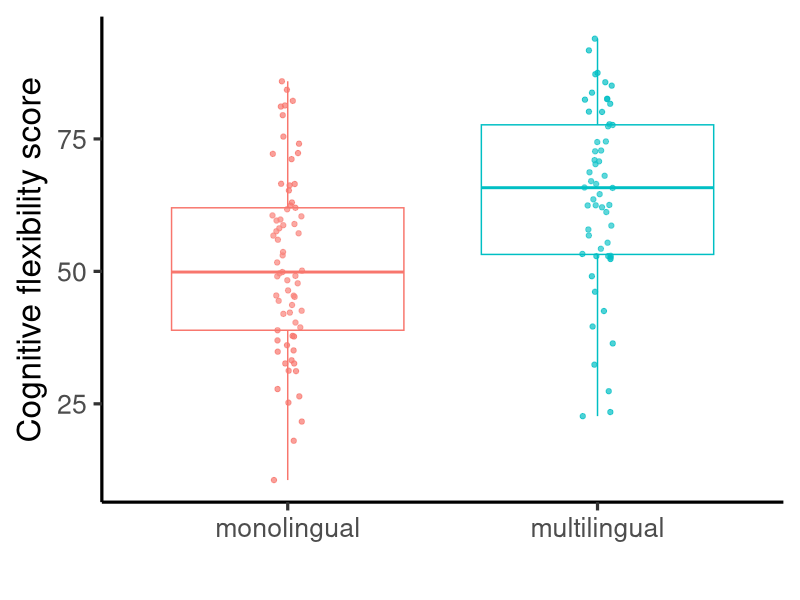
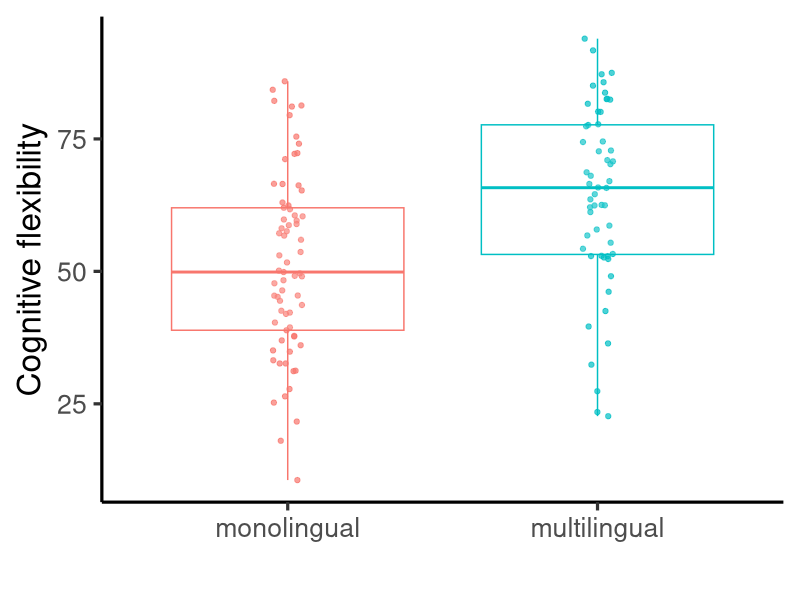

Reproduce these figures in R, in order.
## ---- chunk 1
set.seed(123)
library(tidyverse)
N <- 125

multilingual <- sample(c(0, 1), N, replace = TRUE)

cognitive_flexibility <- rnorm(N, multilingual*0.45, 0.5)
cognitive_flexibility  <- pnorm(cognitive_flexibility) * 100

d <- data.frame(multilingual = ifelse(multilingual == 0, "monolingual", "multilingual"), cognitive_flexibility = cognitive_flexibility)

ggplot(d, aes(x = multilingual, y = cognitive_flexibility, color = multilingual)) +
    geom_jitter(alpha = 0.7, width = 0.05) +
    geom_boxplot(alpha = 0.1) +
    theme_classic(base_size = 24) +
    theme(legend.position = "none") +
    labs(x = "", y = "Cognitive flexibility score")
## ---- chunk 2
ggplot(d, aes(x = multilingual, y = cognitive_flexibility, color = multilingual)) +
    geom_jitter(alpha = 0.7, width = 0.05) +
    geom_boxplot(alpha = 0.1) +
    theme_classic(base_size = 24) +
    theme(legend.position = "none") +
    labs(x = "", y = "Cognitive flexibility")
## ---- chunk 3
summary(lm(cognitive_flexibility ~ multilingual))
